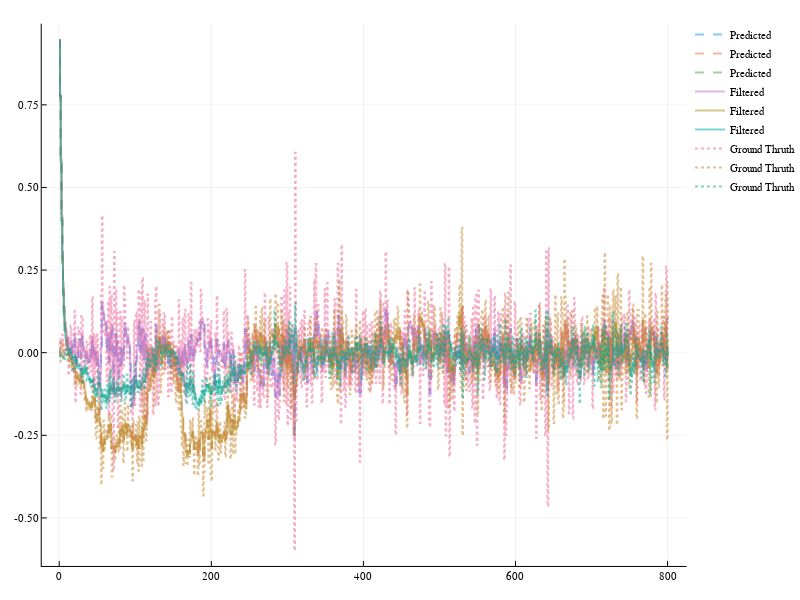

The notebook cell saved with this chart:
### Code cell
plot(x, y_predicted_gyro', label = "Predicted", linestyle=:dash)
plot!(x, y_filtered_gyro', label = "Filtered")
plot!(x, y_gyro, label = "Ground Thruth", linestyle = :dot)

### Figure 1 — Plotly figure (JSON) as saved in the notebook; plotly's stock layout.template omitted (floating-point values rounded to 4 significant figures; data arrays with more than 128 entries replaced by an {"elided": "..."} marker saying what was removed)
{"data": [{"colorbar": {"title": ""}, "hoverinfo": "text", "legendgroup": "Predicted", "line": {"color": "rgba(0, 154, 250, 0.500)", "dash": "dash", "shape": "linear", "width": 2}, "mode": "lines", "name": "Predicted", "showlegend": true, "text": {"elided": "1601 null values"}, "type": "scatter", "x": {"elided": "1601 int values"}, "xaxis": "x1", "y": {"elided": "1601 float values"}, "yaxis": "y1", "zmax": 0.1, "zmin": -0.1}, {"colorbar": {"title": ""}, "hoverinfo": "text", "legendgroup": "Predicted", "line": {"color": "rgba(227, 111, 71, 0.500)", "dash": "dash", "shape": "linear", "width": 2}, "mode": "lines", "name": "Predicted", "showlegend": true, "text": {"elided": "1601 null values"}, "type": "scatter", "x": {"elided": "1601 int values"}, "xaxis": "x1", "y": {"elided": "1601 float values"}, "yaxis": "y1", "zmax": 0.1, "zmin": -0.1}, {"colorbar": {"title": ""}, "hoverinfo": "text", "legendgroup": "Predicted", "line": {"color": "rgba(62, 164, 78, 0.500)", "dash": "dash", "shape": "linear", "width": 2}, "mode": "lines", "name": "Predicted", "showlegend": true, "text": {"elided": "1601 null values"}, "type": "scatter", "x": {"elided": "1601 int values"}, "xaxis": "x1", "y": {"elided": "1601 float values"}, "yaxis": "y1", "zmax": 0.1, "zmin": -0.1}, {"colorbar": {"title": ""}, "hoverinfo": "text", "legendgroup": "Filtered", "line": {"color": "rgba(195, 113, 210, 0.500)", "dash": "solid", "shape": "linear", "width": 2}, "mode": "lines", "name": "Filtered", "showlegend": true, "text": {"elided": "1601 null values"}, "type": "scatter", "x": {"elided": "1601 int values"}, "xaxis": "x1", "y": {"elided": "1601 float values"}, "yaxis": "y1", "zmax": 0.1, "zmin": -0.1}, {"colorbar": {"title": ""}, "hoverinfo": "text", "legendgroup": "Filtered", "line": {"color": "rgba(172, 142, 24, 0.500)", "dash": "solid", "shape": "linear", "width": 2}, "mode": "lines", "name": "Filtered", "showlegend": true, "text": {"elided": "1601 null values"}, "type": "scatter", "x": {"elided": "1601 int values"}, "xaxis": "x1", "y": {"elided": "1601 float values"}, "yaxis": "y1", "zmax": 0.1, "zmin": -0.1}, {"colorbar": {"title": ""}, "hoverinfo": "text", "legendgroup": "Filtered", "line": {"color": "rgba(0, 170, 174, 0.500)", "dash": "solid", "shape": "linear", "width": 2}, "mode": "lines", "name": "Filtered", "showlegend": true, "text": {"elided": "1601 null values"}, "type": "scatter", "x": {"elided": "1601 int values"}, "xaxis": "x1", "y": {"elided": "1601 float values"}, "yaxis": "y1", "zmax": 0.1, "zmin": -0.1}, {"colorbar": {"title": ""}, "hoverinfo": "text", "legendgroup": "Ground Thruth", "line": {"color": "rgba(237, 94, 147, 0.500)", "dash": "dot", "shape": "linear", "width": 2}, "mode": "lines", "name": "Ground Thruth", "showlegend": true, "text": {"elided": "1601 null values"}, "type": "scatter", "x": {"elided": "1601 int values"}, "xaxis": "x1", "y": {"elided": "1601 float values"}, "yaxis": "y1", "zmax": 0.1, "zmin": -0.1}, {"colorbar": {"title": ""}, "hoverinfo": "text", "legendgroup": "Ground Thruth", "line": {"color": "rgba(198, 130, 37, 0.500)", "dash": "dot", "shape": "linear", "width": 2}, "mode": "lines", "name": "Ground Thruth", "showlegend": true, "text": {"elided": "1601 null values"}, "type": "scatter", "x": {"elided": "1601 int values"}, "xaxis": "x1", "y": {"elided": "1601 float values"}, "yaxis": "y1", "zmax": 0.1, "zmin": -0.1}, {"colorbar": {"title": ""}, "hoverinfo": "text", "legendgroup": "Ground Thruth", "line": {"color": "rgba(0, 169, 141, 0.500)", "dash": "dot", "shape": "linear", "width": 2}, "mode": "lines", "name": "Ground Thruth", "showlegend": true, "text": {"elided": "1601 null values"}, "type": "scatter", "x": {"elided": "1601 int values"}, "xaxis": "x1", "y": {"elided": "1601 float values"}, "yaxis": "y1", "zmax": 0.1, "zmin": -0.1}], "layout": {"annotations": [], "height": 600, "legend": {"bgcolor": "rgba(255, 255, 255, 1.000)", "bordercolor": "rgba(0, 0, 0, 1.000)", "font": {"color": "rgba(0, 0, 0, 1.000)", "family": "sans-serif", "size": 11}, "tracegroupgap": 0, "x": 1, "y": 1}, "margin": {"b": 20, "l": 0, "r": 0, "t": 20}, "paper_bgcolor": "rgba(255, 255, 255, 1.000)", "plot_bgcolor": "rgba(255, 255, 255, 1.000)", "showlegend": true, "width": 800, "xaxis": {"anchor": "y1", "domain": [0.06048, 0.9951], "gridcolor": "rgba(0, 0, 0, 0.100)", "gridwidth": 0.5, "linecolor": "rgba(0, 0, 0, 1.000)", "mirror": false, "range": [-23, 825], "showgrid": true, "showline": true, "showticklabels": true, "tickangle": 0, "tickcolor": "rgb(0, 0, 0)", "tickfont": {"color": "rgba(0, 0, 0, 1.000)", "family": "sans-serif", "size": 11}, "tickmode": "array", "ticks": "inside", "ticktext": ["0", "200", "400", "600", "800"], "tickvals": [0, 200, 400, 600, 800], "title": "", "titlefont": {"color": "rgba(0, 0, 0, 1.000)", "family": "sans-serif", "size": 15}, "type": "-", "visible": true, "zeroline": false, "zerolinecolor": "rgba(0, 0, 0, 1.000)"}, "yaxis": {"anchor": "x1", "domain": [0.02508, 0.9934], "gridcolor": "rgba(0, 0, 0, 0.100)", "gridwidth": 0.5, "linecolor": "rgba(0, 0, 0, 1.000)", "mirror": false, "range": [-0.6454, 0.9957], "showgrid": true, "showline": true, "showticklabels": true, "tickangle": 0, "tickcolor": "rgb(0, 0, 0)", "tickfont": {"color": "rgba(0, 0, 0, 1.000)", "family": "sans-serif", "size": 11}, "tickmode": "array", "ticks": "inside", "ticktext": ["-0.50", "-0.25", "0.00", "0.25", "0.50", "0.75"], "tickvals": [-0.5, -0.25, 0, 0.25, 0.5, 0.75], "title": "", "titlefont": {"color": "rgba(0, 0, 0, 1.000)", "family": "sans-serif", "size": 15}, "type": "-", "visible": true, "zeroline": false, "zerolinecolor": "rgba(0, 0, 0, 1.000)"}}}
